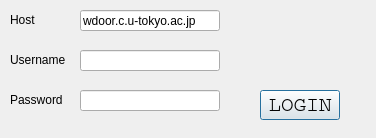
<?xml version="1.0" encoding="UTF-8"?>
<ui version="4.0" stdsetdef="1">
  <author></author>
  <comment></comment>
  <exportmacro></exportmacro>
  <class>NetworkDialog</class>
  <widget class="QDialog" name="NetworkDialog">
    <property name="geometry">
      <rect>
        <x>0</x>
        <y>0</y>
        <width>376</width>
        <height>138</height>
      </rect>
    </property>
    <property name="windowTitle">
      <string>Form1</string>
    </property>
    <widget class="QLabel" name="textLabel2">
      <property name="geometry">
        <rect>
          <x>10</x>
          <y>10</y>
          <width>61</width>
          <height>20</height>
        </rect>
      </property>
      <property name="text">
        <string>Host</string>
      </property>
      <property name="wordWrap">
        <bool>false</bool>
      </property>
    </widget>
    <widget class="QLabel" name="textLabel2_2">
      <property name="geometry">
        <rect>
          <x>10</x>
          <y>50</y>
          <width>61</width>
          <height>20</height>
        </rect>
      </property>
      <property name="text">
        <string>Username</string>
      </property>
      <property name="wordWrap">
        <bool>false</bool>
      </property>
    </widget>
    <widget class="QLabel" name="textLabel2_3">
      <property name="geometry">
        <rect>
          <x>10</x>
          <y>90</y>
          <width>61</width>
          <height>20</height>
        </rect>
      </property>
      <property name="text">
        <string>Password</string>
      </property>
      <property name="wordWrap">
        <bool>false</bool>
      </property>
    </widget>
    <widget class="QLineEdit" name="servername">
      <property name="geometry">
        <rect>
          <x>80</x>
          <y>10</y>
          <width>140</width>
          <height>21</height>
        </rect>
      </property>
      <property name="text">
        <string>wdoor.c.u-tokyo.ac.jp</string>
      </property>
    </widget>
    <widget class="QLineEdit" name="username">
      <property name="geometry">
        <rect>
          <x>80</x>
          <y>50</y>
          <width>140</width>
          <height>21</height>
        </rect>
      </property>
    </widget>
    <widget class="QLineEdit" name="password">
      <property name="geometry">
        <rect>
          <x>80</x>
          <y>90</y>
          <width>140</width>
          <height>21</height>
        </rect>
      </property>
      <property name="echoMode">
        <enum>QLineEdit::Password</enum>
      </property>
    </widget>
    <widget class="QPushButton" name="LOGIN">
      <property name="geometry">
        <rect>
          <x>260</x>
          <y>90</y>
          <width>80</width>
          <height>30</height>
        </rect>
      </property>
      <property name="font">
        <font>
          <family>Courier</family>
          <pointsize>16</pointsize>
        </font>
      </property>
      <property name="text">
        <string>LOGIN</string>
      </property>
    </widget>
  </widget>
  <layoutdefault spacing="6" margin="11"/>
  <pixmapfunction></pixmapfunction>
  <connections>
    <connection>
      <sender>LOGIN</sender>
      <signal>clicked()</signal>
      <receiver>NetworkDialog</receiver>
      <slot>accept()</slot>
    </connection>
  </connections>
</ui>
